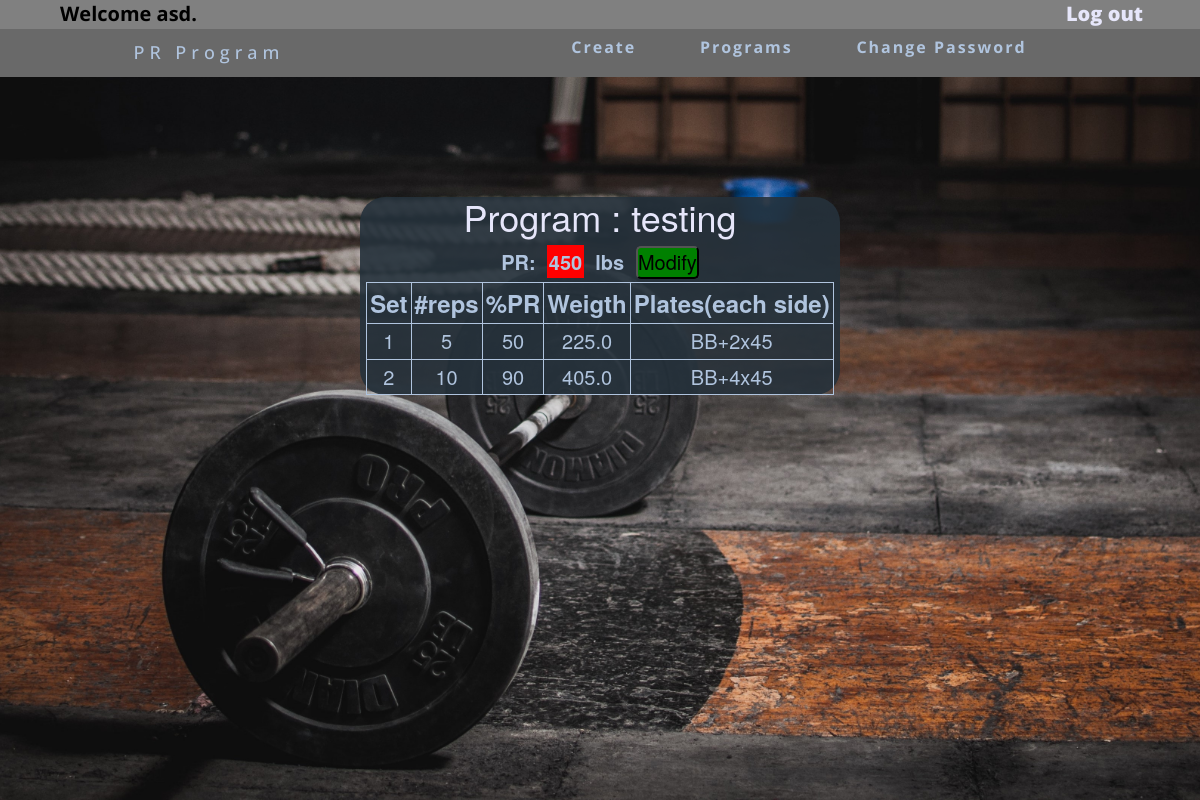
/view/testing (signed in), run on the app's committed database.
### app.py (models this page shows)
class UserData(db.Model):
    id = db.Column(db.Integer, primary_key=True)
    username = db.Column(db.String(50))
    password = db.Column(db.String(50))

class ProgramData(db.Model):
    id = db.Column(db.Integer, primary_key=True)
    username = db.Column(db.String(50), default="null")
    name = db.Column(db.String(50), default="null")
    pr = db.Column(db.Integer, default=0)
    reps1 = db.Column(db.Integer, default=0)
    percent1 = db.Column(db.Integer, default=0)
    reps2 = db.Column(db.Integer, default=0)
    percent2 = db.Column(db.Integer, default=0)
    reps3 = db.Column(db.Integer, default=0)
    percent3 = db.Column(db.Integer, default=0)
    reps4 = db.Column(db.Integer, default=0)
    percent4 = db.Column(db.Integer, default=0)
    reps5 = db.Column(db.Integer, default=0)
    percent5 = db.Column(db.Integer, default=0)
    reps6 = db.Column(db.Integer, default=0)
    percent6 = db.Column(db.Integer, default=0)
    reps7 = db.Column(db.Integer, default=0)
    percent7 = db.Column(db.Integer, default=0)
    reps8 = db.Column(db.Integer, default=0)
    percent8 = db.Column(db.Integer, default=0)
    reps9 = db.Column(db.Integer, default=0)
    percent9 = db.Column(db.Integer, default=0)
    reps10 = db.Column(db.Integer, default=0)
    percent10 = db.Column(db.Integer, default=0)
    reps11 = db.Column(db.Integer, default=0)
    percent11 = db.Column(db.Integer, default=0)
    reps12 = db.Column(db.Integer, default=0)
    percent12 = db.Column(db.Integer, default=0)
    reps13 = db.Column(db.Integer, default=0)
    percent13 = db.Column(db.Integer, default=0)
    reps14 = db.Column(db.Integer, default=0)
    percent14 = db.Column(db.Integer, default=0)
    reps15 = db.Column(db.Integer, default=0)
    percent15 = db.Column(db.Integer, default=0)
    reps16 = db.Column(db.Integer, default=0)
    percent16 = db.Column(db.Integer, default=0)
    reps17 = db.Column(db.Integer, default=0)
    percent17 = db.Column(db.Integer, default=0)
    reps18 = db.Column(db.Integer, default=0)
    percent18 = db.Column(db.Integer, default=0)
    reps19 = db.Column(db.Integer, default=0)
    percent19 = db.Column(db.Integer, default=0)
    reps20 = db.Column(db.Integer, default=0)
    percent20 = db.Column(db.Integer, default=0)

### app.py (the view)
@app.route('/view/<name>')
@login_required
def view(name):
    connection = sqlite3.connect('data/site.db')
    cur = connection.cursor()
    programInfo = []
    programSets = []
    setsRepsPr = []
    percent = []
    plates = []
    barbell = 45
    jumpStart = 0
    jumpEnd = 2
    weight = []
    for row in cur.execute('SELECT * FROM program_data'):
        if row[2] == name:
            programData = row
    for x in programData:
        if x != 0:
            programInfo.append(x)
            programSets.append(x)
    numberPrPercent = 0
    numberSets = 0
    for p in range(4):
        programSets.remove(programSets[0])
    for j in programSets:
        numberPrPercent = numberPrPercent + 1
        numberSets = int(numberPrPercent / 2)
    if len(programSets) != 2:
        for x in range(numberSets):
            setsRepsPr.append(programSets[jumpStart:jumpEnd])
            jumpStart = jumpStart + 2
            jumpEnd = jumpEnd + 2
            if jumpEnd == len(programSets):
                setsRepsPr.append(programSets[jumpStart:])
        for x in range(1, len(programSets), 2):
            percent.append(programSets[x])
    else:
        setsRepsPr.append(programSets)
        percent.append(programSets[1])
    for x in range(numberSets):
        PR = programData[3]
        weightRow = (percent[x] / 100) * PR
        weightRow = round(weightRow, 2)
        weight.append(weightRow)
        numberPlates45 = 0
        numberPlates35 = 0
        numberPlates25 = 0
        numberPlates10 = 0
        numberPlates5 = 0
        numberPlates2p5 = 0
        str45 = ""
        str35 = ""
        str25 = ""
        str10 = ""
        str5 = ""
        str2p5 = ""
        if (weightRow - barbell > 0):
            weightSide = (weightRow - barbell) / 2
            if weightSide / 45 >= 1:
                numberPlates45 = math.floor(weightSide / 45)
                weightSide = weightSide - (numberPlates45 * 45)
                str45 = "+" + str(numberPlates45) + "x45"
            if weightSide / 35 >= 1:
                numberPlates35 = math.floor(weightSide / 35)
                weightSide = weightSide - (numberPlates35 * 35)
                str35 = "+" + str(numberPlates35) + "x35"
            if weightSide / 25 >= 1:
                numberPlates25 = math.floor(weightSide / 25)
                weightSide = weightSide - (numberPlates25 * 25)
                str25 = "+" + str(numberPlates25) + "x25"
            if weightSide / 10 >= 1:
                numberPlates10 = math.floor(weightSide / 10)
                weightSide = weightSide - (numberPlates10 * 10)
                str10 = "+" + str(numberPlates10) + "x10"
            if weightSide / 5 >= 1:
                numberPlates5 = math.floor(weightSide / 5)
                weightSide = weightSide - (numberPlates5 * 5)
                str5 = "+" + str(numberPlates5) + "x5"
            if weightSide / 2.5 >= 1:
                numberPlates2p5 = math.floor(weightSide / 2.5)
                weightSide = weightSide - (numberPlates2p5 * 2.5)
                str2p5 = "+" + str(numberPlates2p5) + "x2.5"
            platesRow = "BB" + str45 + str35 + str25 + str10 + str5 + str2p5
            plates.append(platesRow)
        else:
            plates.append("You can't even lift the barbell")
    return render_template('view.html', name=name, data=programInfo, setNumber=numberSets, setProgram=programSets,
                           rowRepsPr=setsRepsPr, weightData=weight, platesData=plates)

### app.py (called while the page is built)
@login_manager.user_loader
def load_user(user_id):
    user = find_user(user_id)
    if user:
        user.password = None
    return user

def find_user(username):
    connection = sqlite3.connect('data/site.db')
    cur = connection.cursor()
    for row in cur.execute("SELECT username, password from user_data"):
        if not row:
            continue
        if username == row[0]:
            return User(row[0], row[1])
    return None

### templates/view.html (shortened to what this page needs)
{% extends 'base.html' %}
{% block content %}
<div class="home">
    <h1>Program : {{name}}</h1>
    <label class="view">PR: &nbsp;<span>{{data[3]}}</span>&nbsp; lbs</label> &nbsp;
    <a href="/modifyPR/{{name}}"><button class="modifyPR">Modify</button></a>
    <table class="view" border="1">
        <tr>
            <th>Set</th>
            <th>#reps</th>
            <th>%PR</th>
            <th>Weigth</th>
            <th>Plates(each side)</th>
        </tr>
        {% for x in range(setNumber) %}
        <tr>
            <td>{{x+1}}</td>
            {% for y in rowRepsPr[x] %}
            <td>{{y}}</td>
            {% endfor %}
            <td>{{weightData[x]}}</td>
            <td>{{platesData[x]}}</td>
        </tr>
        {% endfor %}
    </table>
</div>
{% endblock %}

### templates/base.html (shortened to what this page needs)
<!DOCTYPE html>
<html lang="en">
<head>
    <link rel="stylesheet" type="text/css" href="{{url_for('static', filename='style.css')}}">
    <link rel="stylesheet" href="https://maxcdn.bootstrapcdn.com/bootstrap/3.3.7/css/bootstrap.min.css">
</head>
<body>
<div class="background">
    <header class="login123">
        {% if current_user.is_authenticated %}
        <p>Welcome {{ current_user.id }}.<span class="logout"><a href="/logout">Log out</a></span></p>
        {% endif %}
    </header>
    <nav class="mynavbar">
        <div class="logo">
            <a href="/"><h4>PR Program</h4></a>
        </div>
        <ul class="navlinks">
            {% if current_user.is_authenticated %}
            <li>
                <a href="/create">Create</a>
                <a href="/programs">Programs</a>
                <a href="/changepassword">Change Password</a>
            </li>
            {% endif %}
        </ul>
    </nav>
    {% block content %}{% endblock %}
</div>
</body>
</html>

### static/style.css (style rules this page uses)
* { margin: 0px; padding: 0px; box-sizing: border-box; }
p, h1 { font-family: 'Open Sans', sans-serif; color: gainsboro; }
h1 { margin: 10px; }
p { font-size: 20px }
body, html { height: 100%; background-color: dimgrey; }
.background { background-image: url("/static/background.jpg"); background-position: center; background-repeat: no-repeat; background-size: cover; height: 100%; }
nav.mynavbar { display: flex; justify-content: space-around; align-items: center; min-height: 6vh; font-family: 'Open Sans', sans-serif; background-color: dimgray; }
.logo a { color: lightsteelblue; letter-spacing: 5px; font-size: 25px; text-decoration: none; }
.navlinks { display: flex; }
.navlinks li { list-style: none; }
.navlinks a { color: lightsteelblue; text-decoration: none; letter-spacing: 2px; font-weight: bold; font-size: 16px; font-family: 'Open Sans', sans-serif; padding-right: 40px; padding-left: 20px; }
.home { margin: auto; margin-top: 10%; width: 40%; padding: 0; text-align: center; background: rgba(37, 49, 59, 0.9); border-radius: 25px; }
.home h1 { color: lavender; }
.login123 p { width: 100%; text-align: left; background-color: grey; color: black; padding-left: 5%; font-weight: bolder; text-decoration: none; margin: 0; font-size: 20px; }
.logout a { float: right; font-weight: bolder; color: lavender; margin-right: 5%; text-decoration: none; }
.view { font-size: 20px; color: lightsteelblue; }
.view span { background-color: red; padding: 2px; }
table.view { border-radius: 15px; border-color: lightsteelblue; color: lightsteelblue; margin: auto; }
table.view th { padding: 3px; font-size: larger; text-align: center; }
table.view td { padding: 3px; }
.modifyPR { color: black; background-color: green; font-size: 20px; border-radius: 5px; }

### data on the page
UserData: id "asd"
ProgramData: name "testing", pr "450"

### other printed values
{{ x+1 }} "1" "2"
{{ y }} "5" "50" "10" "90"
{{ weightData[x] }} "225.0" "405.0"
{{ platesData[x] }} "BB+2x45" "BB+4x45"
